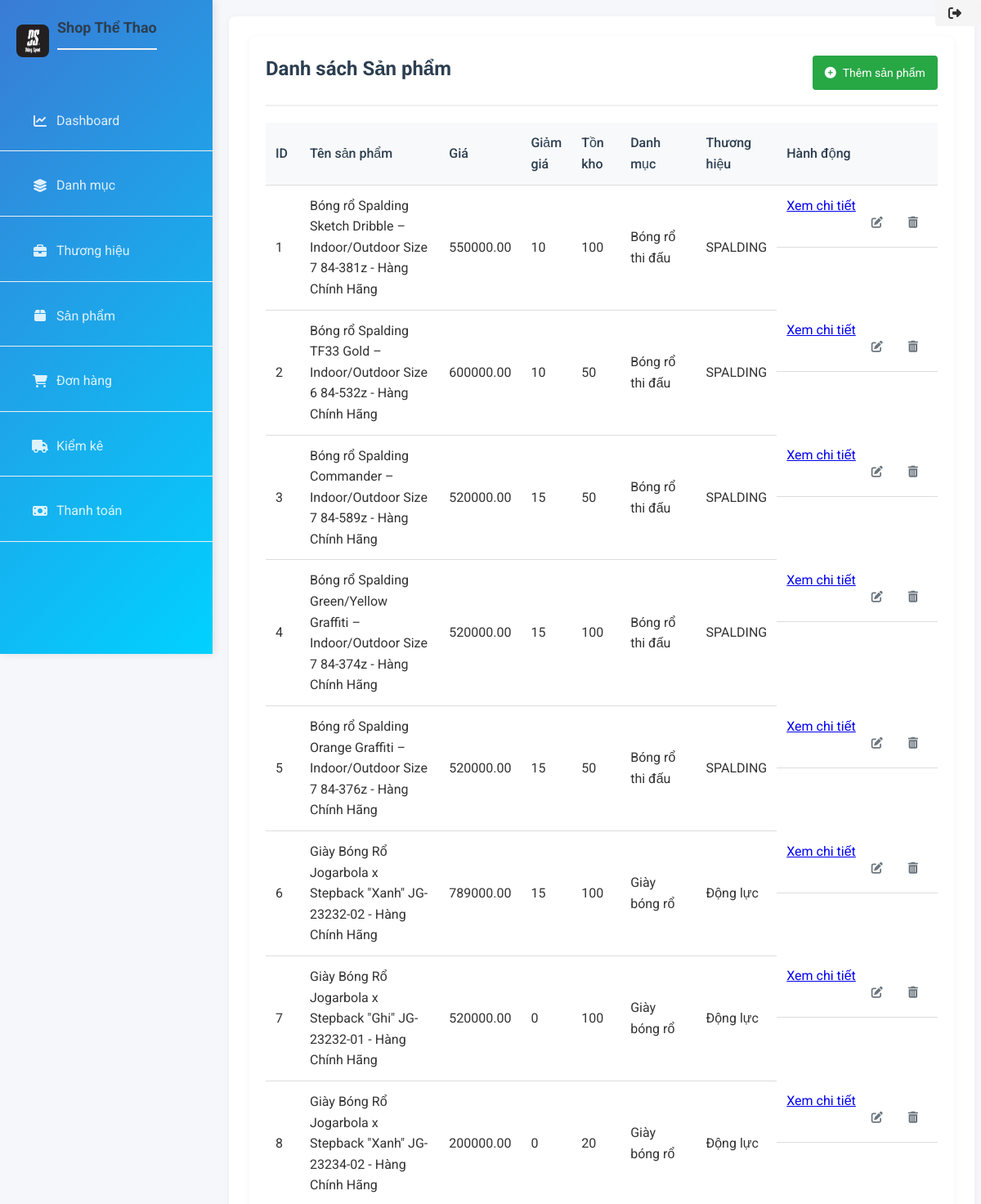
Before: /product/ (upper part) with the older database file.
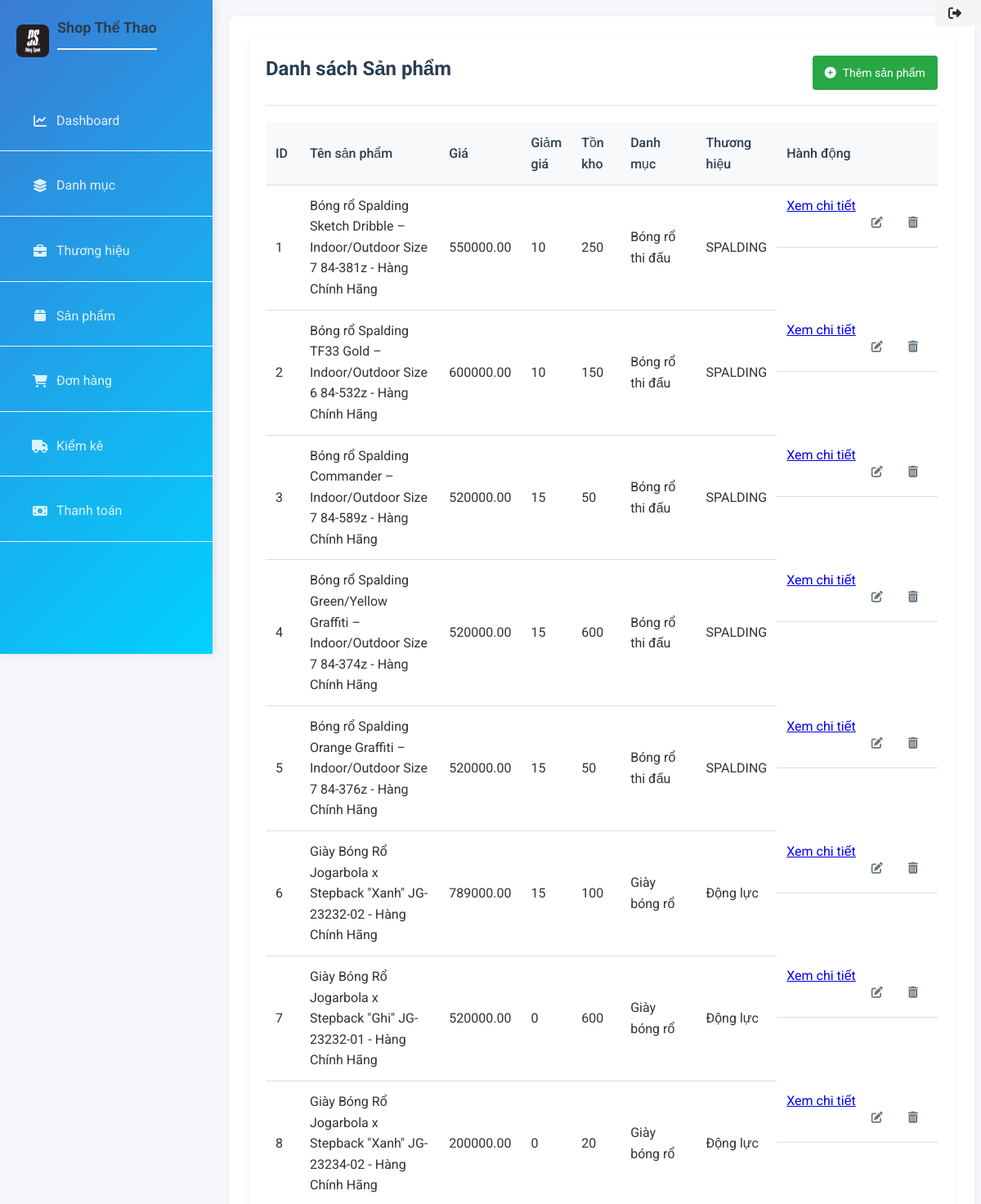
After: the same page with the newer database file.
### models/product.py (models this page shows)
class Product(db.Model):
    __tablename__ = 'products'
    id_product = Column(Integer, primary_key=True, autoincrement=True)
    product_name = Column(String(255), nullable=False)
    id_category = Column(Integer, ForeignKey('categories.id_category'), nullable=True)
    id_brand = Column(Integer, ForeignKey('brands.id_brand'), nullable=True)
    price = Column(DECIMAL(10, 2))
    cost_price = Column(DECIMAL(10, 2))
    inventory = Column(Integer)
    description = Column(Text)
    created_at = Column(TIMESTAMP, server_default=func.now())
    size = Column(String(50), nullable=True)
    color = Column(String(50), nullable=True)
    discount = Column(Integer, nullable=True, default="0")
    category = relationship("Category", backref="products")
    brand = relationship("Brand", backref="products")

### models/category.py (models this page shows)
class Category(db.Model):
    __tablename__ = 'categories'
    id_category = Column(Integer, primary_key=True, autoincrement=True)
    category_name = Column(String(255))
    description = Column(Text)
    created_at = Column(TIMESTAMP)

### models/brand.py (models this page shows)
class Brand(db.Model):
    __tablename__ = 'brands'
    id_brand = Column(Integer, primary_key=True, autoincrement=True)
    brand_name = Column(String(255), nullable=False)
    description = Column(Text)
    created_at = Column(TIMESTAMP)

### routes/product.py (the view)
@product_bp.route("/")
def list_products():
    products = Product.query.all()
    return render_template("admin/product.html", products=products)

### app.py (called while the page is built)
@app.before_request
def log_request_info():
    logging.info(f"Body: {request.get_data()}")

### templates/admin/product.html (shortened to what this page needs)
{% extends 'admin/base.html' %}
{% block extra_css %}
<link rel="stylesheet" href="{{ url_for('static', filename='css/product.css') }}">
{% endblock %}
{% block content %}
<div class="product-container">
    <div class="page-header">
        <h2>Danh sách Sản phẩm</h2>
        <a href="{{ url_for('product.add_product') }}" class="btn-add">
            <i class="fas fa-plus-circle"></i> Thêm sản phẩm
        </a>
    </div>
    <table class="product-table">
        <thead>
            <tr>
                <th>ID</th>
                <th>Tên sản phẩm</th>
                <th>Giá</th>
                <th>Giảm giá</th>
                <th>Tồn kho</th>
                <th>Danh mục</th>
                <th>Thương hiệu</th>
                <th>Hành động</th>
            </tr>
        </thead>
        <tbody>
            {% for product in products %}
            <tr>
                <td>{{ product.id_product }}</td>
                <td>{{ product.product_name }}</td>
                <td>{{ product.price }}</td>
                <td>{{ product.discount }}</td>
                <td>{{ product.inventory }}</td>
                <td>{{ product.category.category_name }}</td>
                <td>{{ product.brand.brand_name }}</td>
                <td class="actions">
                    <a href="{{ url_for('product.add_detail_product_form', id_product=product.id_product) }}" class="btn-detail">
                        Xem chi tiết
                    </a>
                    <form action="{{ url_for('product.edit_product', id_product=product.id_product) }}" method="get" style="display:inline;">
                        <button type="submit" class="btn-edit">
                            <i class="fas fa-edit"></i>
                        </button>
                    </form>
                    <form action="{{ url_for('product.delete_product', id_product=product.id_product) }}" method="post" style="display:inline;" onsubmit="return confirm('Xác nhận xóa sản phẩm?');">
                        <button type="submit" class="btn-delete">
                            <i class="fas fa-trash-alt"></i>
                        </button>
                    </form>
                </td>
            </tr>
            {% else %}
            <tr>
                <td colspan="7" class="no-data">Không có dữ liệu sản phẩm</td>
            </tr>
            {% endfor %}
        </tbody>
    </table>
</div>
{% endblock %}

Changed rows visible on the page:
changed Product id 1: inventory "100" → "250"
changed Product "Bóng rổ Spalding TF33 Gold – Indoor/Outdoor Size 6 84-532z - Hàng Chính Hãng": inventory "50" → "150"
changed Product id 4: inventory "100" → "600"
changed Product "Giày Bóng Rổ Jogarbola x Stepback \"Ghi\" JG-23232-01 - Hàng Chính Hãng": inventory "100" → "600"
